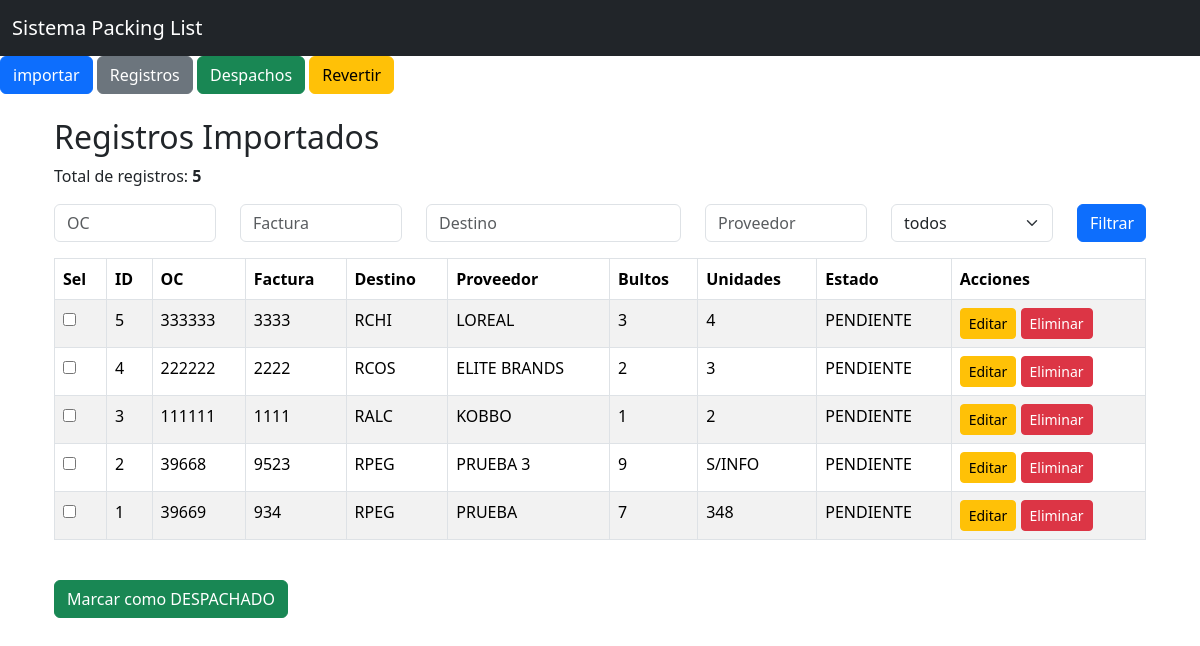
Page /registros on the earlier database version.
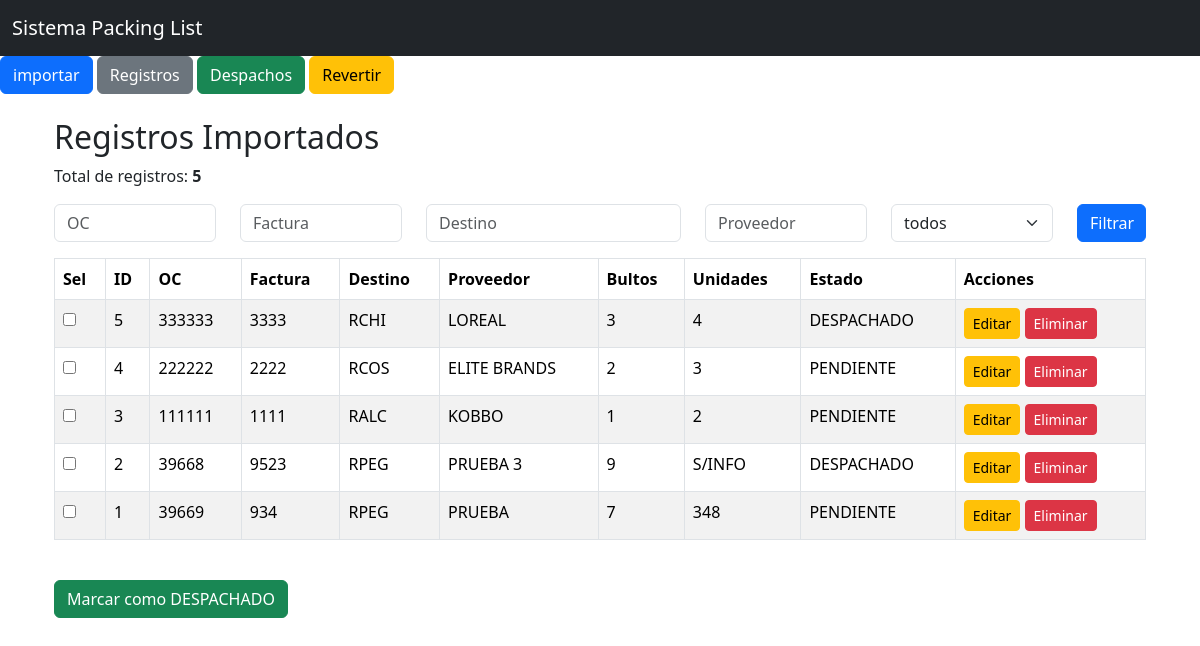
Same page on the later database version.
### models.py (models this page shows)
class Consolidado(db.Model):
    __tablename__ = "consolidado"
    id = db.Column(db.Integer, primary_key=True)
    oc = db.Column(db.String(50))
    factura = db.Column(db.String(50))
    destino = db.Column(db.String(20), nullable=False)
    proveedor = db.Column(db.String(150))
    bultos = db.Column(db.Integer, nullable=False)
    unidades = db.Column(db.String(50), nullable=False)
    tipo_carga = db.Column(db.String(50), nullable=False, default="NACIONAL")
    etiqueta = db.Column(db.String(150))
    observacion = db.Column(db.String(500))
    estado = db.Column(db.String(20), nullable=False, default="PENDIENTE")
    origen_archivo = db.Column(db.String(50), nullable=False)
    nombre_archivo = db.Column(db.String(255))
    fecha_carga = db.Column(db.DateTime)
    eliminado = db.Column(db.Boolean, nullable=False, default=False)
    fecha_eliminacion = db.Column(db.DateTime)
    fecha_despacho = db.Column(db.DateTime)

### app.py (the view)
@app.route("/registros")
def registros():
    oc = request.args.get("oc", "")
    factura = request.args.get("factura", "")
    destino = request.args.get("destino", "")
    proveedor = request.args.get("proveedor", "")
    estado = request.args.get("estado", "")
    consulta = Consolidado.query.filter_by(eliminado=False)
    if oc:
        consulta = consulta.filter(Consolidado.oc.contains(oc))
    if factura:
        consulta = consulta.filter(Consolidado.factura.contains(factura))
    if destino:
        consulta = consulta.filter(Consolidado.destino.contains(destino))
    if proveedor:
        consulta = consulta.filter(Consolidado.proveedor.contains(proveedor))
    if estado:
        consulta = consulta.filter(Consolidado.estado.contains(estado))
    registros = consulta.order_by(Consolidado.id.desc()).all()
    return render_template(
        "registros.html",
        registros=registros,
        oc=oc,
        factura=factura,
        destino=destino,
        proveedor=proveedor,
        estado=estado,
    )

### templates/registros.html (shortened to what this page needs)
{% extends "base.html" %}
{% block contenido %}
<div class="container mt-4">
    <h2>Registros Importados</h2>
    <p>
        Total de registros:
        <b>{{ registros|length }}</b>
    </p>
    <form method="get" class="mb-3">
        <div class="row">
            <div class="col-md-2">
                <input type="text" name="oc" class="form-control" placeholder="OC" value="{{ oc }}">
            </div>
            <div class="col-md-2">
                <input type="text" name="factura" class="form-control" placeholder="Factura" value="{{ factura }}">
            </div>
            <div class="col-md-3">
                <input type="text" name="destino" class="form-control" placeholder="Destino" value="{{ destino }}">
            </div>
            <div class="col-md-2">
                <input type="text" name="proveedor" class="form-control" placeholder="Proveedor" value="{{ proveedor }}">
            </div>
            <div class="col-md-2">
                <select name="estado" class="form-select">
                    <option value="">todos</option>
                </select>
            </div>
            <div class="col-md-1">
                <button type="submit" class="btn btn-primary w-100">Filtrar</button>
            </div>
        </div>
    </form>
    <form method="POST" action="/actualizar_estado">
    <table class="table table-striped table-bordered">
        <thead>
            <tr>
                <th>Sel</th>
                <th>ID</th>
                <th>OC</th>
                <th>Factura</th>
                <th>Destino</th>
                <th>Proveedor</th>
                <th>Bultos</th>
                <th>Unidades</th>
                <th>Estado</th>
                <th>Acciones</th>
            </tr>
        </thead>
        <tbody>
            {% for registro in registros %}
            <tr>
                <td><input type="checkbox" name="ids" value="{{ registro.id }}"></td>
                <td>{{ registro.id }}</td>
                <td>{{ registro.oc }}</td>
                <td>{{ registro.factura }}</td>
                <td>{{ registro.destino }}</td>
                <td>{{ registro.proveedor }}</td>
                <td>{{ registro.bultos }}</td>
                <td>{{ registro.unidades }}</td>
                <td>{{ registro.estado }}</td>
                <td>
                    <a href="/editar/{{ registro.id }}" class="btn btn-warning btn-sm">Editar</a>
                    <a href="/eliminar/{{ registro.id }}" class="btn btn-danger btn-sm" onclick="return confirm('¿Estás seguro de que quieres eliminar este registro?')">Eliminar</a>
                </td>
            </tr>
            {% endfor %}
        </tbody>
    </table>
    <br>
    <button type="submit" class="btn btn-success">Marcar como DESPACHADO</button>
    </form>
</div>
{% endblock %}

### templates/base.html (shortened to what this page needs)
<!DOCTYPE html>
<html lang="es">
<head>
    <link
        href="https://cdn.jsdelivr.net/npm/bootstrap@5.3.3/dist/css/bootstrap.min.css" rel="stylesheet">
</head>
<body>
<nav class="navbar navbar-dark bg-dark">
    <div class="container-fluid">
        <span class="navbar-brand">
            Sistema Packing List
        </span>
    </div>
</nav>
<div class="mb-3">
    <a href="/importar" class="btn btn-primary">importar</a>
    <a href="/registros" class="btn btn-secondary">Registros</a>
    <a href="/despachos" class="btn btn-success">Despachos</a>
    <a href="/revertir_despachos" class="btn btn-warning">Revertir</a>
</div>
<div class="container mt-4">
    {% block contenido %}
    {% endblock %}
</div>
</body>
</html>

Differences in the rows shown:
changed Consolidado "RCHI": estado "PENDIENTE" → "DESPACHADO"
changed Consolidado "PRUEBA 3": estado "PENDIENTE" → "DESPACHADO"
